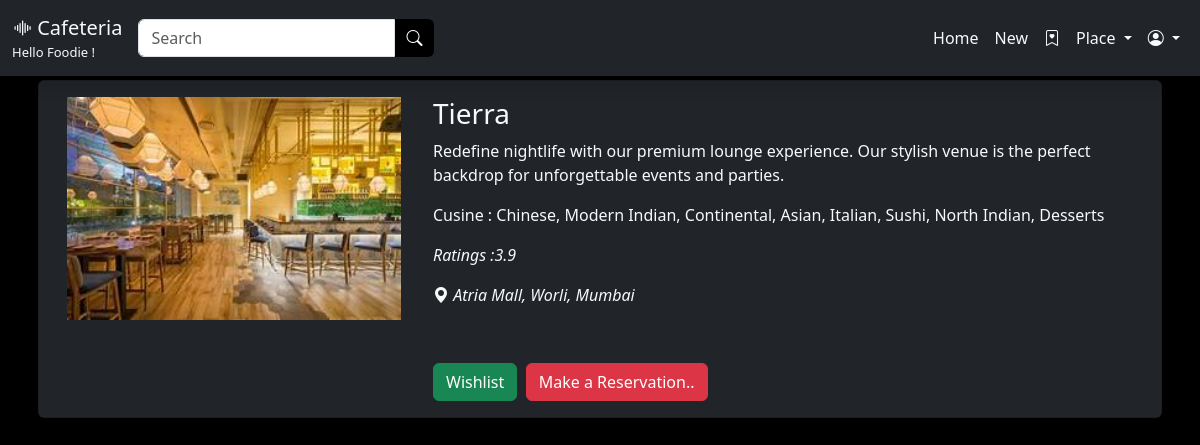
Screenshot of /jain/1 with the database file from the repository.
### cafeteria/models.py (models this page shows, shortened)
class jain(models.Model):
     CATEGORY_CHOICES=[
        (1,"cafe"),
        (2,"club"),
        (3,"Restaurant")
    ]
     name=models.CharField(max_length=100)
     detail=models.CharField(max_length=400)
     address=models.CharField(max_length=100)
     place=models.CharField(max_length=100)
     category=models.IntegerField(choices=CATEGORY_CHOICES)
     rating=models.FloatField()
     contact=models.IntegerField()
     image=models.ImageField(upload_to='images')
     cusine=models.CharField(max_length=200)

### cafeteria/views.py (the view)
# urls.py: path('jain/<cid>',views.jinfo),
def jinfo(request,cid):
    context={}
    Jain=jain.objects.get(id=cid)
    context['Jain']=Jain
    return render(request,'jain.html',context)

### templates/jain.html (shortened to what this page needs)
{% load static %}
<!DOCTYPE html>
<html lang="en">
<head>
    <link rel="stylesheet" href="{% static 'css/bootstrap.min.css' %}">
    <link rel="stylesheet" href="{% static 'css/custom.css' %}">
    <link rel="stylesheet" href="https://cdn.jsdelivr.net/npm/bootstrap-icons@1.11.3/font/bootstrap-icons.min.css">
</head>
<body  class="bg-black">
  <div class="container">
    <div class="row">
        <div class="col-md-12">
            <nav class="mainnav shadow navbar-expand-lg navbar navbar-dark bg-dark fixed-top"
                style="min-width: 350px">
                <div class="container-fluid">
                    <a class="navbar-brand text-light" href="#">
                        <i class="bi bi-soundwave"></i> Cafeteria
                        <div style="font-size: 13px">Hello Foodie !</div>
                    </a>
                    <div>
                        <div class="input-group ">
                            <input type="text" class="form-control" placeholder="Search"
                                aria-label="Recipient's username" aria-describedby="basic-addon2">
                            <span class="bg-black text-white border-0 input-group-text" id="basic-addon2"><i
                                    class="bi bi-search"></i></span>
                        </div>
                    </div>
                    <div class="collapse navbar-collapse" id="navbarSupportedContent">
                        <ul class="navbar-nav ms-auto mb-2 mb-lg-0">
                            <li class="nav-item">
                                <a class="nav-link active text-light" aria-current="page" href="/">Home</a>
                            </li>
                            <li class="nav-item">
                                <a class="nav-link text-light" href="/new">New</a>
                            </li>
                            <li class="nav-item">
                                <a class="nav-link text-light" href="#"><span><i class="bi bi-bookmark-heart"></i></span></a>
                            </li>
                            <li class="nav-item dropdown">
                                <a class="nav-link dropdown-toggle text-light" href="#" id="navbarDropdown" role="button"
                                    data-bs-toggle="dropdown" aria-expanded="false">
                                    Place
                                </a>
                            </li>
                            <li class="nav-item dropdown">
                                <a class="nav-link dropdown-toggle text-light" href="#" id="navbarDropdown" role="button"
                                    data-bs-toggle="dropdown" aria-expanded="false">
                                    <span>
                                        <i class="bi bi-person-circle text-light"></i>
                                    </span>
                                </a>
                            </li>
                        </ul>
                    </div>
                </div>
            </nav>
    <div class="row mt-4 p-2">
        <div class="card mb-3 mt-5 bg-dark " style="width: 100%;">
            <div class="row g-0">
              <div class="col-md-4 ">
                <img  style="width: 100%;"   src="{{Jain.image.url}}" class="img-fluid rounded-start p-3" alt="...">
              </div>
              <div class="col-md-8">
                <div class="card-body bg-dark">
                  <h3 class="card-title text-light">{{Jain.name}}</h3>
                  <p class="card-text text-light">{{Jain.detail}}</p>
                  <p class="card-text text-light"> Cusine : {{Jain.cusine}}</p>
                  <p class="card-text text-light"><i>Ratings :{{Jain.rating}}</i></p>
                  <p class="card-text text-light"> <span>
                    <i class="bi bi-geo-alt-fill">
                        {{Jain.address}}
                    </i>
                  </span></p>
                  <p class="card-text text-light"><small class="text-body-secondary"> <span>
                    <i class="bi bi-telephone-plus-fill"> {{Jain.contact}}</i>
                  </span></small></p>
                  <a href="/"><button class="btn btn-success"> Wishlist </button></a>.
                  <a href="/reservation"><button class="btn btn-danger"> Make a Reservation..</button></a>
                </div>
              </div>
            </div>
          </div>
            </div>
        </div>
    </div>
    </div>
</body>
</html>

### static/css/custom.css (style rules this page uses)
body { background-color: black; }

### rows the page displays
jain: image (picture), name "Tierra", detail "Redefine nightlife with our premium lounge experience. Our stylish venue is the perfect backdrop for unforgettable events and parties.", cusine "Chinese, Modern Indian, Continental, Asian, Italian, Sushi, North Indian, Desserts", rating "3.9", address "Atria Mall, Worli, Mumbai"
